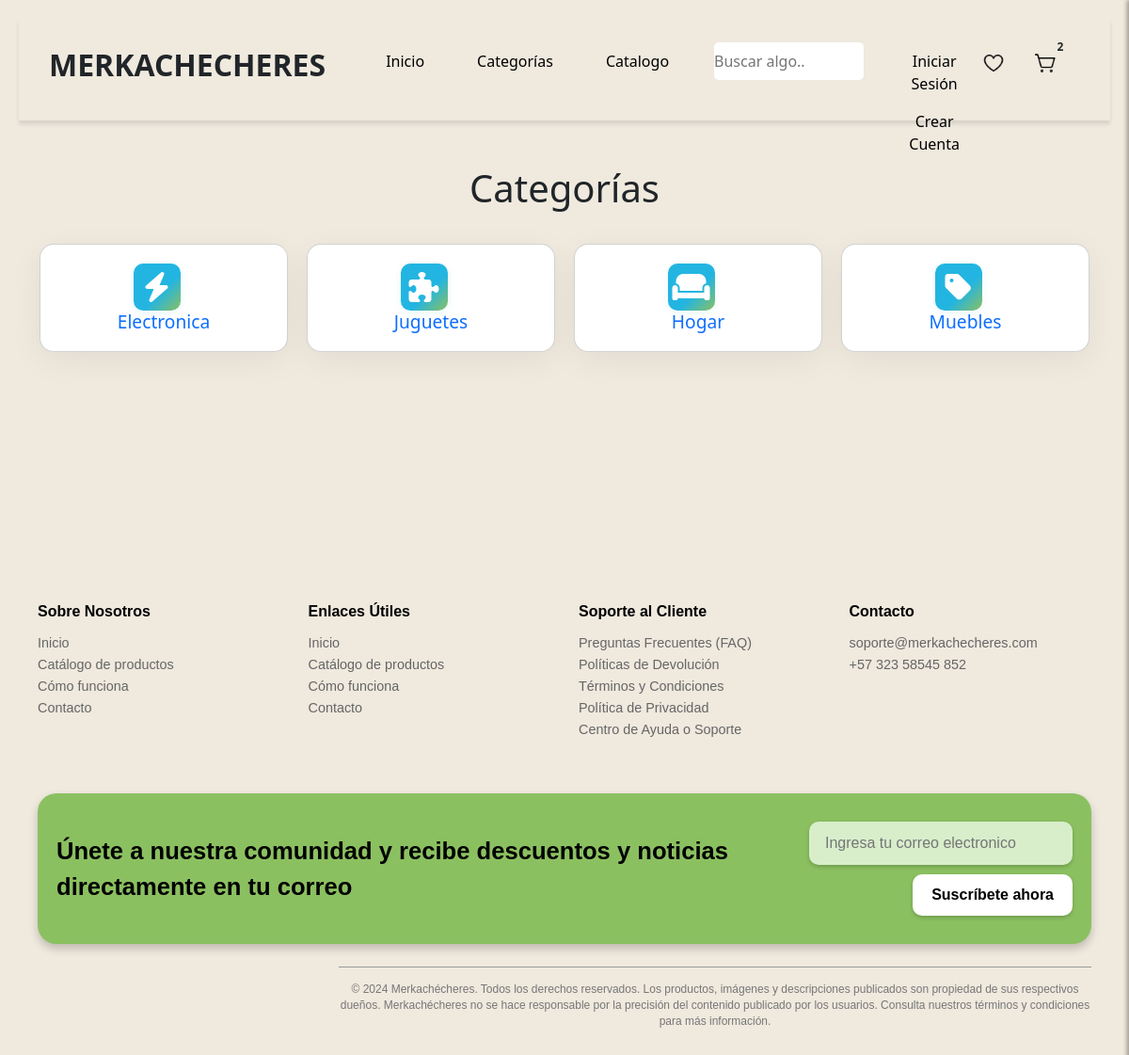
Page /categorias/ on the committed database.
### merkachecheres/models.py (models this page shows, shortened)
class Categoria(models.Model):
    nombre = models.CharField(max_length=100, unique=True)

### merkachecheres/views.py (the view)
# urls.py: path('categorias/', views.vercategorias, name='vercategorias'),
def vercategorias(request):
    categorias = Categoria.objects.all()
    usuario = None
    sesion = request.session.get('validar')
    if sesion:
        usuario_id = sesion.get('id')
        if usuario_id:
            usuario = Usuario.objects.get(id=usuario_id)
    return render(request, "categorias.html", {
        'categorias': categorias,
        'usuario': usuario,
    })

### merkachecheres/templates/categorias.html (shortened to what this page needs)
{% load static %}
<!DOCTYPE html>
<html lang="es">
<head>
    <link rel="stylesheet" href="{% static 'css/categorias.css' %}">
    <link rel="stylesheet" href="{% static 'css/navbar.css' %}">
    <link rel="stylesheet" href="{% static 'css/styleguide.css' %}">
    <link rel="stylesheet" href="{% static 'css/carrito.css' %}">
    <link rel="stylesheet" href="https://cdnjs.cloudflare.com/ajax/libs/font-awesome/6.5.0/css/all.min.css">
    <link href="https://cdn.jsdelivr.net/npm/bootstrap@5.3.0-alpha3/dist/css/bootstrap.min.css" rel="stylesheet">
</head>
<body>
    <header>
        <div class="navigation">
            <div class="navigation_wrapper">
                <div class="middle_nav_wrapper">
                    <div class="middle_nav">
                        <div class="logo">
                            <div class="text_wrapper">MERKACHECHERES</div>
                        </div>
                        <div class="frame">
                            <div class="div_wrapper">
                                <div class="div">
                                    <button class="dropbtn "onclick="window.location.href='{% url 'index' %}'">Inicio</button>
                                </div>
                            </div>
                            <div class="btn_primary_wrapper">
                                <button class="dropbtn" onclick="window.location.href='{% url 'vercategorias' %}'">Categorías</button>
                            </div>
                            <div class="div_wrapper">
                                <div class="div">
                                    <button class="dropbtn ">Catalogo</button>
                                </div>
                            </div>
                            </div>
                        <div class="buscar">
                            <input  placeholder="Buscar algo.." class="navbar">
                        </div>
                        <div class="frame_2">
                            <div class="iniciar_crear_cuenta">
                                <div class="btn_login">
                                    {% if not request.session.validar %}
                                        <button class="button_text_wrapper"
                                            onclick="window.location.href='{% url 'login' %}'">Iniciar Sesión</button>
                                    {% endif %}
                                </div>
                                <div class="btn_registro">
                                    {% if not request.session.validar %}
                                        <button class="button_text_wrapper"
                                            onclick="window.location.href='{% url 'registro' %}'">Crear Cuenta</button>
                                    {% endif %}
                                </div>
                            </div>
                            <div class="icons">
                                <div class="shopping_cart_simple">
                                    <button class="dropbtn">
                                        <img src="{% static 'img/Heart.png' %}" id="heartButton" alt="Inicio">
                                    </button>
                                </div>
                                <div class="shopping_cart_simple2">
                                    <div class="overlap_group">
                                        {% if request.session.validar %}
                                            <button class="dropbtn" id="carrito-button">
                                                <img src="{% static 'img/Shopping.png' %}" id="shoppingCar" alt="Inicio">
                                            </button>
                                        {% else %}
                                            <button class="dropbtn" onclick="window.location.href='{% url 'login' %}'">
                                                <img src="{% static 'img/Shopping.png' %}" id="shoppingCar" alt="Inicio">
                                            </button>
                                        {% endif %}
                                        <div class="frame_3">
                                            <div class="text_wrapper_3">2</div>
                                        </div>
                                    </div>
                                </div>
                            </div>
                        </div>
                    </div>
                </div>
            </div>
        </div>
    </header>
    <br>
    <br>
<div class="container">
    <h1>Categorías</h1>
    <div class="grid">
        {% for categoria in categorias %}
        <div class="card">
            <div class="icon">
                {% if "electrónica" in categoria.nombre|lower or "electronica" in categoria.nombre|lower %}
                    <i class="fas fa-bolt" style="font-size:2rem;color:#fff;"></i>
                {% elif "ropa" in categoria.nombre|lower %}
                    <i class="fas fa-shirt" style="font-size:2rem;color:#fff;"></i>
                {% elif "hogar" in categoria.nombre|lower %}
                    <i class="fas fa-couch" style="font-size:2rem;color:#fff;"></i>
                {% elif "ferretería" in categoria.nombre|lower or "ferreteria" in categoria.nombre|lower %}
                    <i class="fas fa-tools" style="font-size:2rem;color:#fff;"></i>
                {% elif "libro" in categoria.nombre|lower or "papelería" in categoria.nombre|lower or "papeleria" in categoria.nombre|lower %}
                    <i class="fas fa-book" style="font-size:2rem;color:#fff;"></i>
                {% elif "belleza" in categoria.nombre|lower %}
                    <i class="fas fa-magic" style="font-size:2rem;color:#fff;"></i>
                {% elif "juguete" in categoria.nombre|lower %}
                    <i class="fas fa-puzzle-piece" style="font-size:2rem;color:#fff;"></i>
                {% elif "deporte" in categoria.nombre|lower %}
                    <i class="fas fa-futbol" style="font-size:2rem;color:#fff;"></i>
                {% elif "vehículo" in categoria.nombre|lower or "vehiculo" in categoria.nombre|lower %}
                    <i class="fas fa-car" style="font-size:2rem;color:#fff;"></i>
                {% else %}
                    <i class="fas fa-tag" style="font-size:2rem;color:#fff;"></i>
                {% endif %}
            </div>
            <div class="text">
                <h2>
                    <a href="{% url 'categoria_producto' categoria.id %}">{{ categoria.nombre }}</a>
                </h2>
            </div>
        </div>
        {% empty %}
        <div class="text_wrapper-6">No hay categorías disponibles.</div>
        {% endfor %}
    </div>
</div>
    <br>
    <footer class="footer">
        <div class="frame-23">
            <div class="frame-24">
                <div class="sobre_nosotros frame-25">
                    <a class="text_wrapper-12" onclick="window.location.href='{% url 'sobre_nosotros' %}'">Sobre Nosotros</a>
                    <div class="inicio-cat-logo-de">Inicio<br />Catálogo de productos<br />Cómo
                        funciona<br />Contacto</div>
                </div>
                <div class="enlaces frame-25">
                    <div class="text_wrapper-12">Enlaces Útiles</div>
                    <div class="inicio-cat-logo-de">Inicio<br />Catálogo de productos<br />Cómo
                        funciona<br />Contacto</div>
                </div>
                <div class="soporte frame-25">
                    <div class="text_wrapper-12">Soporte al Cliente</div>
                    <p class="text_wrapper-13">
                        Preguntas Frecuentes (FAQ)<br />Políticas de Devolución<br />Términos y
                        Condiciones<br />Política de
                        Privacidad<br />Centro de Ayuda o Soporte
                    </p>
                </div>
                <div class="contacto frame-25">
                    <div class="text_wrapper-12">Contacto</div>
                    <div class="text_wrapper-13">soporte@merkachecheres.com<br />+57 323 58545 852</div>
                </div>
            </div>
            <div class="frame-28">
                <div class="frame-29">
                    <p class="text_wrapper-15">
                        Únete a nuestra comunidad y recibe descuentos y noticias directamente en tu correo
                    </p>
                </div>
                <div class="frame-30">
                    <div class="contenedor_inputs">
                        <input type="email" name="" id="" class="text-field" placeholder="Ingresa tu correo electronico">
                    </div>
                        <button class="butttons-secondary"
                        onclick="window.location.href='{% url 'registro' %}'">Suscríbete ahora</button>
                    </div>
                </div>
            </div>
            <br>
            <div class="frame-26">
                <p class="text_wrapper-14">
                    © 2024 Merkachécheres. Todos los derechos reservados. Los productos, imágenes y
                    descripciones publicados
                    son propiedad de sus respectivos dueños. Merkachécheres no se hace responsable por la
                    precisión del
                    contenido publicado por los usuarios. Consulta nuestros términos y condiciones para más
                    información.
                </p>
            </div>
</footer>
</body>
</html>

### merkachecheres/static/css/categorias.css (style rules this page uses)
body { font-family: 'Segoe UI', sans-serif; background-color: #efe9de !important; margin: 0; padding: 20px; }
.container { max-width: 1200px; margin: auto; text-align: center; cursor: pointer; }
a { text-decoration: none !important; }
h1 { font-size: 2.5rem; margin-bottom: 35px !important; }
.grid { display: grid; grid-template-columns: repeat(auto-fit, minmax(250px, 1fr)); gap: 20px; }
.card { background: white; border-radius: 15px !important; box-shadow: 0 9px 35px rgba(0, 0, 0, 0.06); display: flex; padding: 20px; align-items: center; transition: transform 0.2s; position: relative; overflow: visible; }
.icon { width: 50px; height: 50px; border-radius: 10px; display: flex; align-items: center; justify-content: center; margin-right: 15px; background: linear-gradient(135deg, #23b5e1 60%, #8bc060 100%); box-shadow: 0 2px 8px rgba(35,181,225,0.10); z-index: 1; }
.icon i, .icon img { color: #fff !important; filter: none !important; z-index: 3; font-size: 2rem !important; position: relative; }
.text h2 { margin: 0; font-size: 1.2rem; }
.footer { background-color: #efe9de; padding: 40px 20px 0; font-family: Arial, sans-serif; color: #333; margin-top: 200px; }
.frame-23 { display: flex; flex-direction: column; align-items: center; gap: 40px; }
.frame-24 { display: flex; justify-content: space-between; width: 100%; max-width: 1200px; flex-wrap: wrap; gap: 30px; }
.frame-25 { flex: 1; min-width: 180px; }
.text_wrapper-12 { font-weight: bold; margin-bottom: 10px; display: inline-block; color: black; }
.inicio-cat-logo-de, .text_wrapper-13 { font-size: 0.9rem; line-height: 1.6; color: #666; }
.frame-26 { text-align: center; max-width: 1000px; border-top: 1px solid #999; align-items: center; margin-left: 320px; }
.text_wrapper-14 { font-size: 0.75rem; color: #777; margin-top: 15px; line-height: 1.4; }
.frame-28 { background-color: #8bc060; border-radius: 20px; padding: 30px 20px; box-shadow: 0px 5px 10px rgba(0, 0, 0, 0.2); display: flex; justify-content: space-between; flex-wrap: wrap; align-items: center; max-width: 1200px; margin-left: auto; margin-right: auto; }
.frame-29 { flex: 1; min-width: 280px; padding-right: 20px; }
.text_wrapper-15 { font-size: 1.6rem; font-weight: bold; color: black; margin: 0; }
.frame-30 { display: flex; flex-direction: column; gap: 10px; align-items: flex-end; min-width: 300px; }
.contenedor_inputs { display: flex; align-items: center; background-color: #d8eecb; padding: 10px 15px; border-radius: 10px; box-shadow: 0px 2px 4px rgba(0,0,0,0.2); }
.text-field { border: none; background: transparent; outline: none; font-size: 1rem; width: 250px; }
.butttons-secondary { background-color: white !important; border: none; border-radius: 10px; padding: 10px 20px; font-size: 1rem; font-weight: bold; box-shadow: 0px 2px 4px rgba(0,0,0,0.2); cursor: pointer; }

### rows in the picture
Categoria: nombre "Electronica"
Categoria: nombre "Juguetes"
Categoria: nombre "Hogar"
Categoria: nombre "Muebles"
